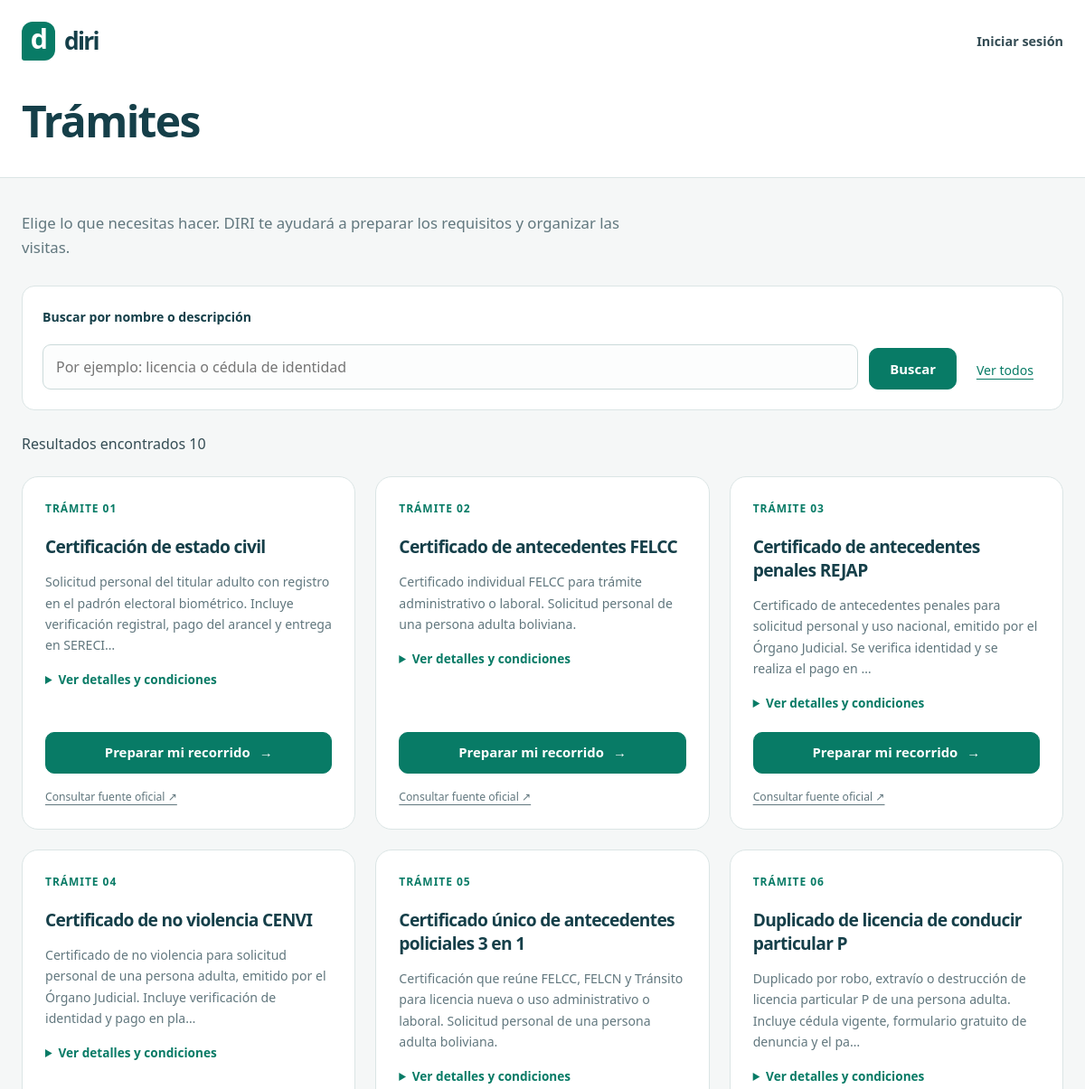
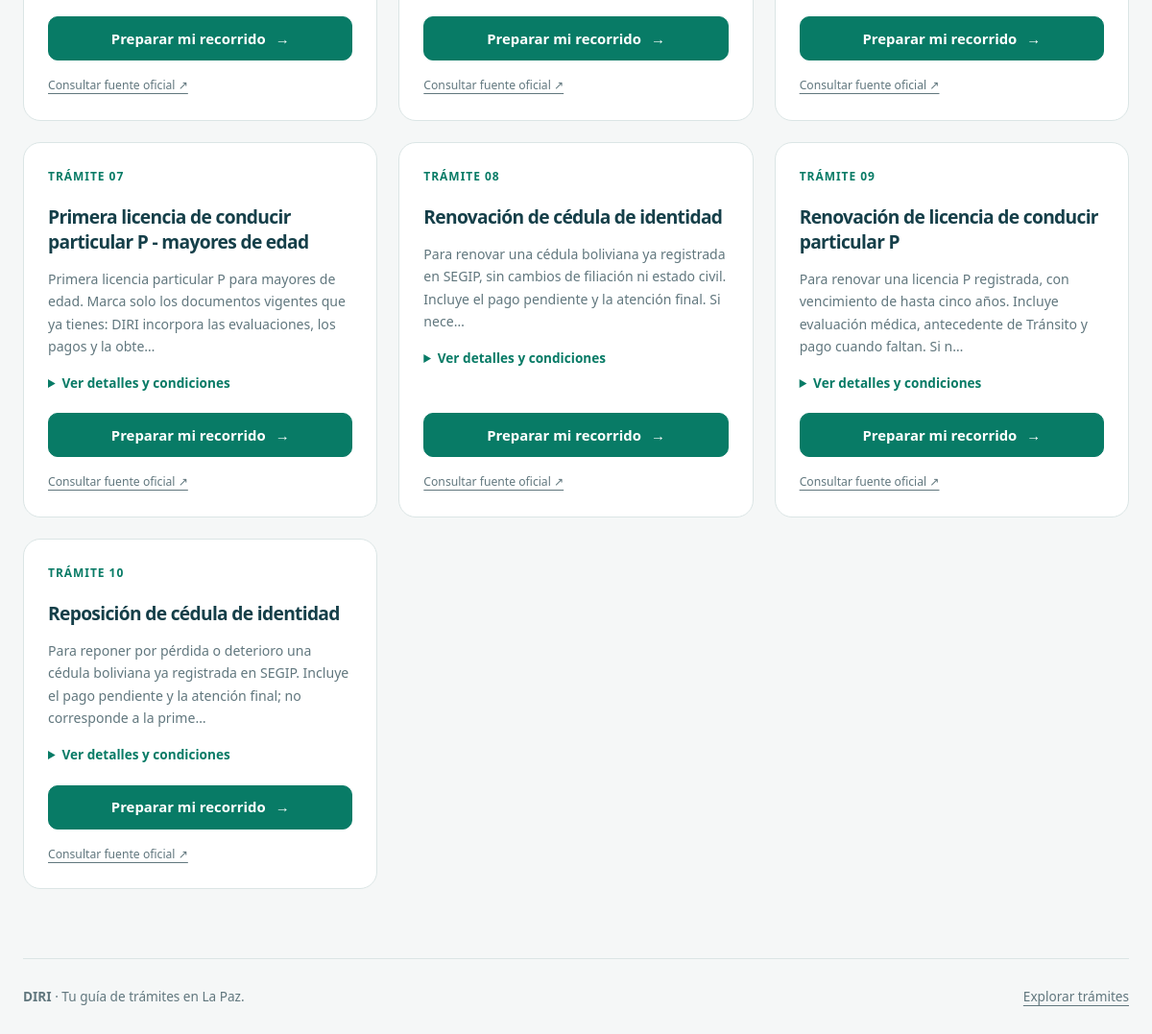
Screenshot of /index.php?pagina=tramites with the database file from the repository (2 pictures, top to bottom).
### tables this page shows
CREATE TABLE `tramites` (
  `id` int(10) unsigned NOT NULL AUTO_INCREMENT,
  `nombre` varchar(200) NOT NULL,
  `descripcion` text NOT NULL,
  `fuente_url` varchar(2048) DEFAULT NULL,
  `fecha_verificacion` date DEFAULT NULL,
  `estado` enum('activo','inactivo') NOT NULL DEFAULT 'activo',
  `fecha_registro` timestamp NOT NULL DEFAULT current_timestamp(),
  PRIMARY KEY (`id`)
);

### controladores/TramiteController.php (called while the page is built, shortened)
<?php
require_once __DIR__ . '/../modelos/Tramite.php';
require_once __DIR__ . '/UsuarioController.php';
final class TramiteController
{
    public function listar(): void
    {
        $busqueda = $_GET['buscar'] ?? '';
        $busqueda = trim($busqueda);
        $usuario = (new UsuarioController())->usuarioActual();
        $esAdministrador = $usuario !== null && $usuario['rol'] === 'administrador';
        $modelo = new Tramite();
        $tramites = $modelo->listar($busqueda, $esAdministrador);
        require __DIR__ . '/../vistas/tramites.php';
    }
}

### controladores/UsuarioController.php (called while the page is built, shortened)
<?php
final class UsuarioController
{
    public function usuarioActual(): ?array
    {
        $usuarioId = $_SESSION['usuario_id'] ?? null;
        if (!is_int($usuarioId)) {
            return null;
        }
        $modelo = new Usuario();
        $usuario = $modelo->buscarPorId($usuarioId);
        return $usuario;
    }
}

### modelos/Tramite.php (called while the page is built, shortened)
<?php
require_once __DIR__ . '/Conexion.php';
final class Tramite
{
    public function listar(string $busqueda, bool $incluirInactivos): array
    {
        $condiciones = [];
        $parametros = [];
        if (!$incluirInactivos) {
            $condiciones[] = "estado = 'activo'";
        }
        $sql = 'SELECT id, nombre, descripcion, fuente_url, fecha_verificacion, estado
                FROM tramites';
        if ($condiciones !== []) {
            $sql .= ' WHERE ' . implode(' AND ', $condiciones);
        }
        $sql .= ' ORDER BY nombre, id';
        $consulta = Conexion::obtener()->prepare($sql);
        $consulta->execute($parametros);
        return $consulta->fetchAll();
    }
}

### modelos/Conexion.php (called while the page is built, shortened)
<?php
final class Conexion
{
    private static ?PDO $conexion = null;
    public static function obtener(): PDO
    {
        if (self::$conexion === null) {
            self::$conexion = new PDO(
                'mysql:host=127.0.0.1;port=3306;dbname=diri2;charset=utf8mb4',
                'root',
                '',
                [
                    PDO::ATTR_ERRMODE => PDO::ERRMODE_EXCEPTION,
                    PDO::ATTR_DEFAULT_FETCH_MODE => PDO::FETCH_ASSOC,
                    PDO::ATTR_EMULATE_PREPARES => false,
                ]
            );
        }
        $usuarioId = $_SESSION['usuario_id'] ?? null;
        $consulta = self::$conexion->prepare('SET @usuario_id = :usuario_id');
        $consulta->bindValue(
            ':usuario_id',
            $usuarioId,
            is_int($usuarioId) ? PDO::PARAM_INT : PDO::PARAM_NULL
        );
        $consulta->execute();
        return self::$conexion;
    }
}

### vistas/tramites.php (the view, shortened to what this page needs)
<!DOCTYPE html>
<html lang="es">
<head>
    <link rel="stylesheet" href="publico/estilos.css?v=2">
    <link rel="stylesheet" href="publico/formularios.css?v=1">
    <?php if ($esAdministrador): ?>
        <link rel="stylesheet" href="publico/administracion.css?v=1">
    <?php else: ?>
        <link rel="stylesheet" href="publico/tramites.css?v=1">
    <?php endif; ?>
</head>
<body class="pagina-administracion vista-tramites">
    <header>
        <a href="index.php" class="marca" aria-label="DIRI, inicio">diri</a>
        <h1>Trámites</h1>
        <nav aria-label="Navegación principal">
            <?php if ($usuario !== null): ?>
                <a href="index.php?pagina=panel">Mi cuenta</a>
            <?php else: ?>
                <a href="index.php?pagina=login">Iniciar sesión</a>
            <?php endif; ?>
        </nav>
    </header>
    <main id="contenido">
        <p class="introduccion-pagina">Elige lo que necesitas hacer. DIRI te ayudará a preparar los requisitos y organizar las visitas.</p>
        <form action="index.php" method="get" role="search">
            <label for="buscar">Buscar por nombre o descripción</label>
            <input type="search" id="buscar" name="buscar" maxlength="200" placeholder="Por ejemplo: licencia o cédula de identidad" value="<?= htmlspecialchars($busqueda, ENT_QUOTES, 'UTF-8') ?>">
            <button type="submit">Buscar</button>
            <a href="index.php?pagina=tramites">Ver todos</a>
        </form>
        <?php if ($tramites === []): ?>
            <p role="status"><?= $busqueda === '' ? 'Actualmente no hay trámites disponibles.' : 'No se encontraron trámites para esa búsqueda.' ?></p>
        <?php else: ?>
            <p>Resultados encontrados <?= count($tramites) ?></p>
            <?php if (!$esAdministrador): ?>
                <div class="catalogo">
                    <?php foreach ($tramites as $indice => $tramite): ?>
                        <article class="tramite-tarjeta">
                            <span class="numero-catalogo">TRÁMITE <?= sprintf('%02d', $indice + 1) ?></span>
                            <h2><?= htmlspecialchars($tramite['nombre'], ENT_QUOTES, 'UTF-8') ?></h2>
                            <p><?= htmlspecialchars(mb_strimwidth($tramite['descripcion'], 0, 155, '…', 'UTF-8'), ENT_QUOTES, 'UTF-8') ?></p>
                            <details><summary>Ver detalles y condiciones</summary><p><?= nl2br(htmlspecialchars($tramite['descripcion'], ENT_QUOTES, 'UTF-8')) ?></p></details>
                            <a class="boton" href="index.php?pagina=preparar_recorrido&amp;tramite_id=<?= (int) $tramite['id'] ?>">Preparar mi recorrido <span aria-hidden="true">→</span></a>
                            <?php if ($tramite['fuente_url'] !== null): ?>
                                <a class="fuente" href="<?= htmlspecialchars($tramite['fuente_url'], ENT_QUOTES, 'UTF-8') ?>" target="_blank" rel="noopener noreferrer">Consultar fuente oficial ↗</a>
                            <?php endif; ?>
                        </article>
                    <?php endforeach; ?>
                </div>
            <?php endif; ?>
        <?php endif; ?>
    </main>
    <footer class="pie-pagina"><span><strong>DIRI</strong> · Tu guía de trámites en La Paz.</span><a href="index.php?pagina=tramites">Explorar trámites</a></footer>
</body>
</html>

### index.php (shortened to what this page needs)
<?php
require_once __DIR__ . '/controladores/UsuarioController.php';
require_once __DIR__ . '/controladores/TramiteController.php';
require_once __DIR__ . '/controladores/GestionController.php';
$pagina = $_GET['pagina'] ?? 'inicio';
try {
    switch ($pagina) {
        case 'tramites':
            $controlador = new TramiteController();
            $controlador->listar();
            break;
    }
} catch (Throwable $error) {
    error_log('DIRI2: ' . $error->getMessage());
    http_response_code(500);
    echo 'No se pudo completar la solicitud. Revisa que MySQL esté iniciado en XAMPP.';
}

### publico/estilos.css (style rules this page uses)
:root { --fondo: #f5f7f7; --papel: #ffffff; --tinta: #153f49; --texto: #344c54; --suave: #61777e; --verde: #087b66; --verde-oscuro: #066350; --menta: #e6f4ee; --linea: #dbe5e5; --radio: 18px; --sombra: 0 12px 40px #163f4909; }
* { box-sizing: border-box; }
html { scroll-behavior: smooth; scroll-padding-top: 24px; }
body { margin: 0; color: var(--texto); background: var(--fondo); font: 16px/1.65 'Segoe UI', system-ui, sans-serif; -webkit-font-smoothing: antialiased; overflow-wrap: anywhere; }
a { color: var(--verde); text-underline-offset: 4px; overflow-wrap: anywhere; }
button { font: inherit; }
button, a, summary { -webkit-tap-highlight-color: transparent; }
h1, h2, h3, h4 { color: var(--tinta); line-height: 1.22; letter-spacing: -.035em; }
h1 { font-size: clamp(2rem, 4vw, 3rem); font-weight: 750; }
h2 { font-size: clamp(1.5rem, 2.4vw, 2rem); }
p { margin: 0 0 1rem; }
body > header { padding: 24px max(24px, calc((100% - 1160px) / 2)); background: white; border-bottom: 1px solid var(--linea); display: flex; align-items: center; flex-wrap: wrap; gap: 20px; }
body > header > h1 { flex-basis: 100%; order: 3; margin: 18px 0 8px; }
.marca { display: inline-flex; align-items: center; gap: 10px; color: var(--tinta); text-decoration: none; font-size: 1.65rem; font-weight: 800; letter-spacing: -.065em; line-height: 1; }
.marca::before { content: 'd'; display: grid; place-items: center; width: 37px; height: 39px; background: var(--verde); color: white; border-radius: 12px 12px 12px 3px; font-size: 1.9rem; font-weight: 650; padding-bottom: 4px; }
header nav { margin-left: auto; display: flex; align-items: center; gap: 24px; flex-wrap: wrap; }
header nav a { text-decoration: none; font-size: .9rem; font-weight: 600; color: var(--texto); }
.boton, button { display: inline-flex; justify-content: center; align-items: center; gap: 10px; min-height: 46px; padding: 11px 22px; border: 1px solid var(--verde); border-radius: 10px; background: var(--verde); color: white; text-decoration: none; font-weight: 650; font-size: .93rem; line-height: 1.4; cursor: pointer; transition: background .18s, border-color .18s, transform .18s; }
main { width: min(1160px, calc(100% - 48px)); margin: 36px auto 72px; min-height: 45vh; }
.pie-pagina { width: min(1160px, calc(100% - 48px)); margin: 0 auto; padding: 28px 0; border-top: 1px solid var(--linea); display: flex; justify-content: space-between; gap: 20px; color: var(--suave); font-size: .85rem; }
.pie-pagina a { color: var(--suave); }
.introduccion-pagina { color: var(--suave); font-size: 1.05rem; max-width: 680px; margin-bottom: 28px; }
summary { cursor: pointer; color: var(--verde); font-size: .85rem; font-weight: 600; }

### publico/formularios.css (style rules this page uses)
input, select, textarea { font: inherit; }
input, select, textarea { -webkit-tap-highlight-color: transparent; }
form { margin: 0 0 24px; }
label { font-size: .88rem; font-weight: 600; color: var(--tinta); }
input:not([type='hidden']):not([type='checkbox']):not([type='radio']), select, textarea { width: 100%; max-width: 100%; min-width: 0; margin-top: 7px; padding: 12px 14px; color: var(--tinta); border: 1px solid #cbdada; background: #fcfdfd; border-radius: 9px; line-height: 1.5; }
main > form[method='get'] { display: flex; align-items: end; flex-wrap: wrap; gap: 12px; background: white; padding: 22px; border: 1px solid var(--linea); border-radius: 14px; }
main > form[method='get'] > label { flex-basis: 100%; }
main > form[method='get'] > input:not([type='hidden']), main > form[method='get'] > select { flex: 1; width: auto; min-width: min(240px, 100%); margin: 0; }
main > form[method='get'] > a { padding: 10px; font-size: .88rem; }

### publico/tramites.css (style rules this page uses)
.catalogo { display: grid; grid-template-columns: repeat(3, minmax(0, 1fr)); gap: 22px; margin: 22px 0; }
.tramite-tarjeta { display: flex; flex-direction: column; padding: 25px; border: 1px solid var(--linea); border-radius: var(--radio); background: white; transition: border-color .2s, transform .2s; }
.tramite-tarjeta .numero-catalogo { font-size: .75rem; color: var(--verde); font-weight: 750; letter-spacing: .08em; margin-bottom: 20px; }
.tramite-tarjeta h2 { font-size: 1.2rem; margin: 0 0 14px; line-height: 1.35; }
.tramite-tarjeta > p { font-size: .88rem; color: var(--suave); }
.tramite-tarjeta details { font-size: .83rem; color: var(--suave); margin-bottom: 20px; }
.tramite-tarjeta .boton { margin-top: auto; width: 100%; }
.fuente { display: block; margin-top: 16px; font-size: .76rem; color: var(--suave); }

### rows the page displays
tramites: nombre "Certificación de estado civil", descripcion "Solicitud personal del titular adulto con registro en el padrón electoral biométrico. Incluye verificación registral, pago del arancel y entrega en SERECI…"
tramites: nombre "Certificado de antecedentes FELCC", descripcion "Certificado individual FELCC para trámite administrativo o laboral. Solicitud personal de una persona adulta boliviana."
tramites: nombre "Certificado de antecedentes penales REJAP", descripcion "Certificado de antecedentes penales para solicitud personal y uso nacional, emitido por el Órgano Judicial. Se verifica identidad y se realiza el pago en …"
tramites: nombre "Certificado de no violencia CENVI", descripcion "Certificado de no violencia para solicitud personal de una persona adulta, emitido por el Órgano Judicial. Incluye verificación de identidad y pago en pla…"
tramites: nombre "Certificado único de antecedentes policiales 3 en 1", descripcion "Certificación que reúne FELCC, FELCN y Tránsito para licencia nueva o uso administrativo o laboral. Solicitud personal de una persona adulta boliviana."
tramites: nombre "Duplicado de licencia de conducir particular P", descripcion "Duplicado por robo, extravío o destrucción de licencia particular P de una persona adulta. Incluye cédula vigente, formulario gratuito de denuncia y el pa…"
tramites: nombre "Primera licencia de conducir particular P - mayores de edad", descripcion "Primera licencia particular P para mayores de edad. Marca solo los documentos vigentes que ya tienes: DIRI incorpora las evaluaciones, los pagos y la obte…"
tramites: nombre "Renovación de cédula de identidad", descripcion "Para renovar una cédula boliviana ya registrada en SEGIP, sin cambios de filiación ni estado civil. Incluye el pago pendiente y la atención final. Si nece…"
tramites: nombre "Renovación de licencia de conducir particular P", descripcion "Para renovar una licencia P registrada, con vencimiento de hasta cinco años. Incluye evaluación médica, antecedente de Tránsito y pago cuando faltan. Si n…"
tramites: nombre "Reposición de cédula de identidad", descripcion "Para reponer por pérdida o deterioro una cédula boliviana ya registrada en SEGIP. Incluye el pago pendiente y la atención final; no corresponde a la prime…"

### other values shown
count($tramites) "10"
